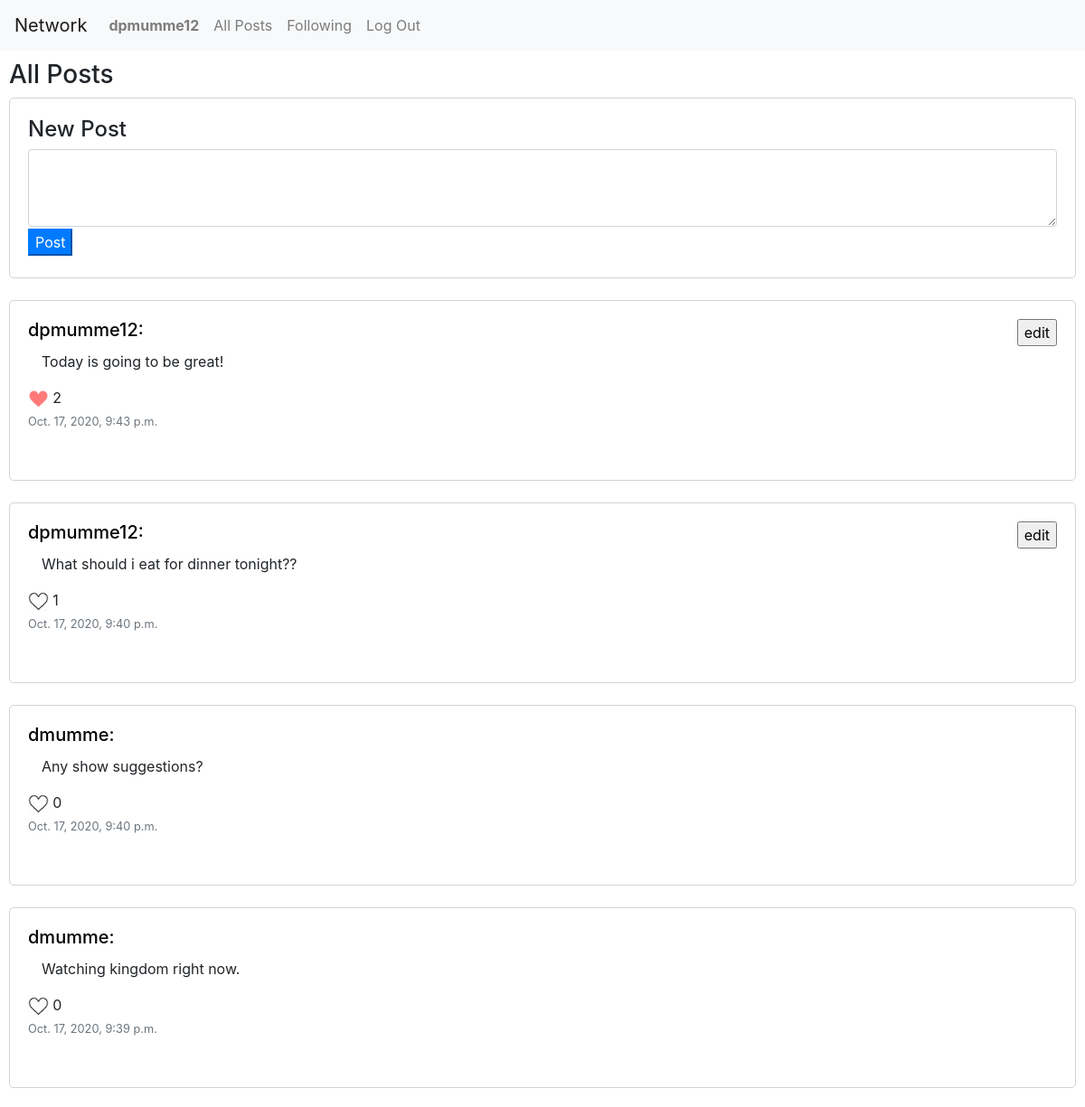
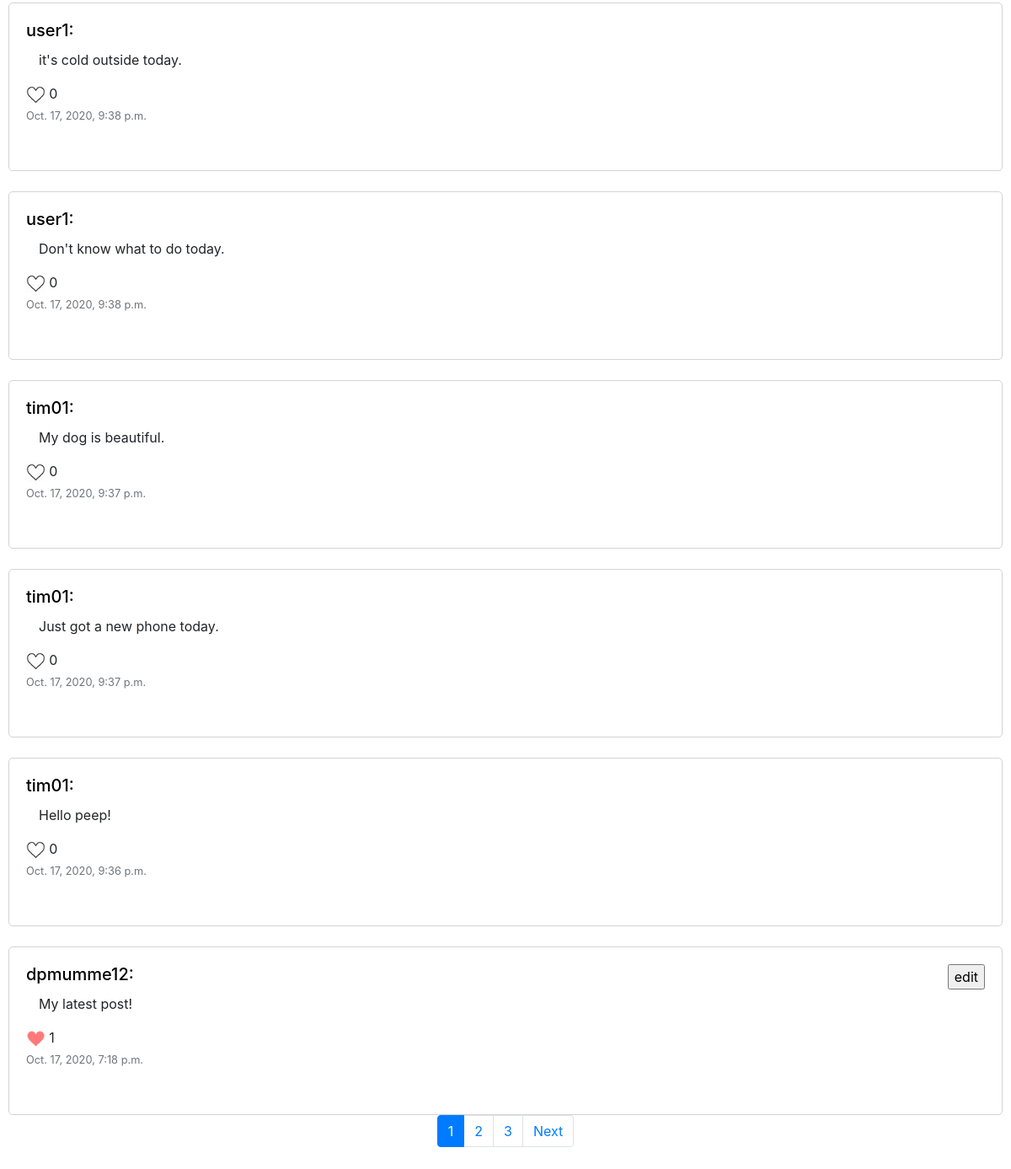
/ (signed in), run on the app's committed database (2 pictures, top to bottom).
### network/models.py (models this page shows, shortened)
class User(AbstractUser):
    pass

class post(models.Model):
    user = models.ForeignKey("User", on_delete=models.CASCADE, related_name="post_user")
    body = models.TextField(blank=True)
    likes = models.ManyToManyField("User", blank=True, related_name="post_likes")
    date_posted = models.DateTimeField(auto_now_add = True, blank = True)

### network/views.py (the view)
# urls.py: path("", views.index, name="index"),
def index(request):
    objects = post.objects.all().order_by("-date_posted")
    if (len(objects) <= 10):
        page_obj = objects
    else:
        posts = Paginator(objects, 10)
        page_number = request.GET.get("page")
        page_obj = posts.get_page(page_number)
    return render(request, "network/index.html", {
        "page_obj": page_obj
    })

### network/templates/network/index.html (shortened to what this page needs)
{% extends "network/layout.html" %}
{% block body %}
    <div class="body">
        <div id="main-page">
        <h3>All Posts</h3>
        <div class="post-div">
            <h4>New Post</h4>
            <form method="POST" action="{% url 'new_post' %}">
                <div class="form-group">
                    <textarea class="form-control" id="exampleFormControlTextarea1" rows="3" name="text"></textarea>
                    <button type="submit" class="btn-md btn-primary new-post-btn">Post</button>
                </div>
            </form>
        </div>
        {% for post in page_obj %}
            <br>
            <div class="post-div">
                <div>
                    <h5 style="display: inline;"><a href="{% url 'user_profile' id=post.user.id %}" style="color: black;">{{post.user.username}}:</a></h5>
                    {% if post.user == user %}
                        <div style="display: inline; float: right;">
                            <p style="display: inline;"><form onsubmit="edit_post_handle({{post.id}})">
                                <input type="submit" value="edit">
                            </form></p>
                        </div>
                    {% endif %}
                </div>
                <div class="post-body">
                    <p class="body-text" id="post-body-{{post.id}}">{{post.body}}</p>
                    <span>
                        {% if user in post.likes.all %}
                            <img class="like-img" id="post-{{post.id}}" onclick="like_post({{post.id}})" alt="filled in heart icon">
                        {% else %}
                            <img class="like-img" id="post-{{post.id}}" onclick="like_post({{post.id}})" alt="empty heart icon">
                        {% endif %}
                        <span id="post-like-count-{{post.id}}">{{post.likes.count}}</span>
                    </span>
                </div>
                <div class="date-posted">
                    <p class="card-text"><small class="text-muted" style="text-align: right;">{{ post.date_posted }}</small></p>
                </div>
            </div>
        {% endfor %}
        {% if page_obj.paginator.num_pages > 1 %}
        <nav aria-label="Page navigation example">
            <ul class="pagination justify-content-center">
              {% if page_obj.has_previous %}
              <li class="page-item"><a class="page-link" href="?page=1">1</a></li>
              {% else %}
              <li class="page-item active"><a class="page-link" href="?page=1">1</a></li>
              {% endif %}
              {% if page_obj.number == 1 %}
              <li class="page-item"><a class="page-link" href="?page={{ page_obj.next_page_number }}">2</a></li>
              {% elif page_obj.number == page_obj.paginator.num_pages %}
              <li class="page-item"><a class="page-link" href="?page={{ page_obj.previous_page_number }}">{{ page_obj.previous_page_number }}</a></li>
              {% else %}
              <li class="page-item active"><a class="page-link" href="?page={{ page_obj.number }}">{{ page_obj.number }}</a></li>
              {% endif %}
              {% if page_obj.has_next %}
              <li class="page-item"><a class="page-link" href="?page={{ page_obj.paginator.num_pages }} ">{{ page_obj.paginator.num_pages }}</a></li>
              {% else %}
              <li class="page-item active"><a class="page-link" href="?page={{ page_obj.paginator.num_pages }} ">{{ page_obj.paginator.num_pages }}</a></li>
              {% endif %}
              {% if page_obj.has_next %}
              <li class="page-item">
                <a class="page-link" href="?page={{ page_obj.next_page_number }}">Next</a>
              </li>
              {% endif %}
            </ul>
         </nav>
        {% endif %}
        </div>
    </div>
{% endblock %}

### network/templates/network/layout.html (shortened to what this page needs)
{% load static %}
<!DOCTYPE html>
<html lang="en">
    <head>
        <link rel="stylesheet" href="https://stackpath.bootstrapcdn.com/bootstrap/4.4.1/css/bootstrap.min.css">
        <link href="{% static 'network/styles.css' %}" rel="stylesheet">
    </head>
    <body>
        <nav class="navbar navbar-expand-lg navbar-light bg-light">
            <a class="navbar-brand" href="{% url 'index' %}">Network</a>
            <div>
              <ul class="navbar-nav mr-auto">
                {% if user.is_authenticated %}
                    <li class="nav-item">
                        <a class="nav-link" href="{% url 'user_profile' id=user.id %}"><strong>{{ user.username }}</strong></a>
                    </li>
                {% endif %}
                <li class="nav-item">
                  <a class="nav-link" href="{% url 'index' %}">All Posts</a>
                </li>
                {% if user.is_authenticated %}
                    <li class="nav-item">
                        <a class="nav-link" href="{% url 'following' %}">Following</a>
                    </li>
                    <li class="nav-item">
                        <a class="nav-link" href="{% url 'logout' %}">Log Out</a>
                    </li>
                {% endif %}
              </ul>
            </div>
          </nav>
        <div class="body">
            {% block body %}
            {% endblock %}
        </div>
    </body>
</html>

### network/static/network/styles.css (style rules this page uses)
.body { padding: 5px; }
.post-div { padding: 20px; width: 100%; height: 200px; border: 1px solid lightgray; border-radius: 5px; }
.new-post-btn { margin-top: 2px; }
.like-img { height: auto; width: 2%; }
.body-text { margin-left: 15px; margin-top: 10px; }

### data on the page
User: username "dpmumme12"
post: user.username "dpmumme12", body "Today is going to be great!", likes.count "2", date_posted "Oct. 17, 2020, 9:43 p.m."
post: user.username "dpmumme12", body "What should i eat for dinner tonight??", likes.count "1", date_posted "Oct. 17, 2020, 9:40 p.m."
post: user.username "dmumme", body "Any show suggestions?", likes.count "0", date_posted "Oct. 17, 2020, 9:40 p.m."
post: user.username "dmumme", body "Watching kingdom right now.", likes.count "0", date_posted "Oct. 17, 2020, 9:39 p.m."
post: user.username "user1", body "it's cold outside today.", likes.count "0", date_posted "Oct. 17, 2020, 9:38 p.m."
post: user.username "user1", body "Don't know what to do today.", likes.count "0", date_posted "Oct. 17, 2020, 9:38 p.m."
post: user.username "tim01", body "My dog is beautiful.", likes.count "0", date_posted "Oct. 17, 2020, 9:37 p.m."
post: user.username "tim01", body "Just got a new phone today.", likes.count "0", date_posted "Oct. 17, 2020, 9:37 p.m."
post: user.username "tim01", body "Hello peep!", likes.count "0", date_posted "Oct. 17, 2020, 9:36 p.m."
post: user.username "dpmumme12", body "My latest post!", likes.count "1", date_posted "Oct. 17, 2020, 7:18 p.m."

### other printed values
{{ page_obj.paginator.num_pages }} "3"
